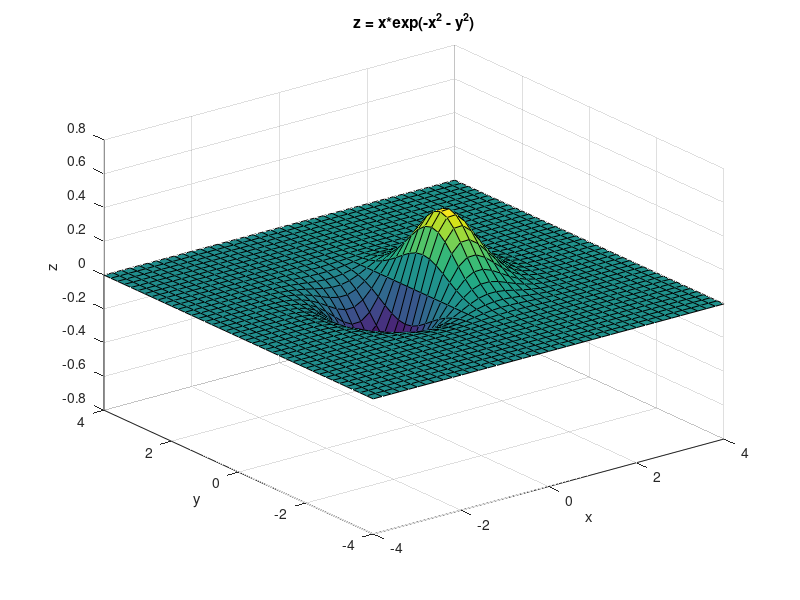
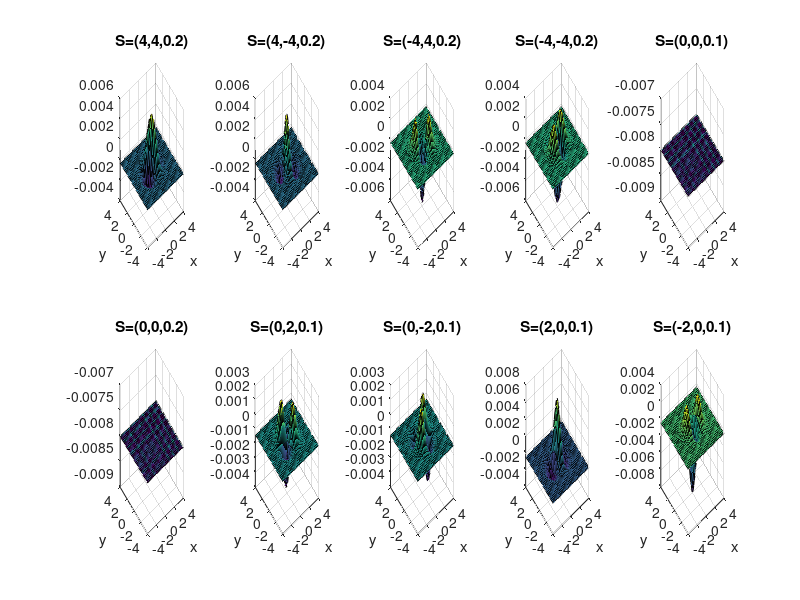
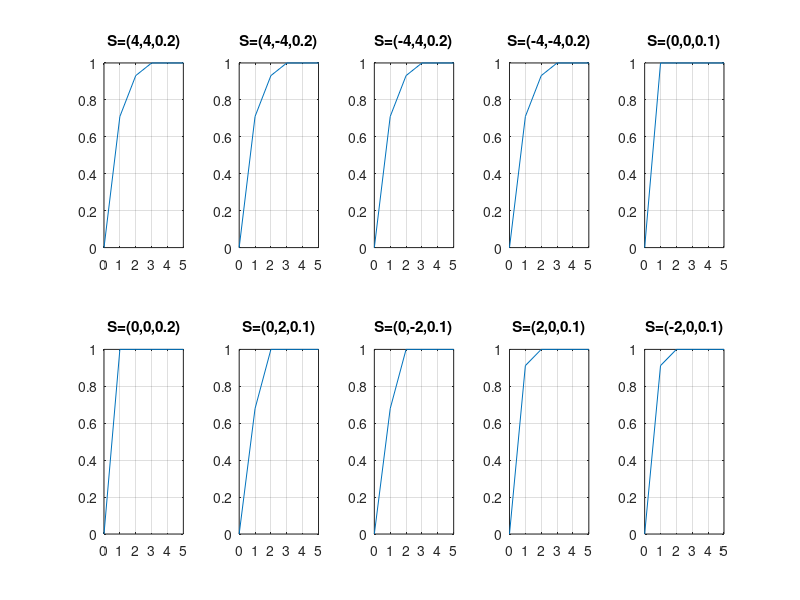

Recreate these plots in MATLAB, in order. (Note: this script raises an error after producing the figures.)
% HW1 - Aram Gasparian, 310410865 | Hana Matatov, 203608302
clc, close all;
%% Q2 (there is no Q1 in the PDF)
% section a
axes = -4:0.2:4;
[X,Y] = meshgrid(axes,axes);
Z = X.*exp(-X.^2 - Y.^2);
coordinate = [X(:) Y(:) Z(:)];
figure(1);
surf(X, Y, Z);
title('z = x*exp(-x^2 - y^2)');
xlabel('x');
ylabel('y');
zlabel('z');

% section b
% define 10 coordinates of point of light
S_mat = [4 4 0.2;
    4 -4 0.2;
    -4 4 0.2;
    -4 -4 0.2;
    0 0 0.1;
    0 0 0.2;
    0 2 0.1;
    0 -2 0.1;
    2 0 0.1;
    -2 0 0.1;];

figure(2)
ro = 0.1;
% calculate norms of surface
[Nx, Ny, Nz] = surfnorm(X, Y, Z);
nT = [Nx(:) Ny(:) Nz(:)];

for i = 1:size(S_mat,1)
    S_vec = S_mat(i,:);
    s = (repmat(-S_vec, size(coordinate,1), 1));
    % normalize vector s
    s = s./repmat(sqrt(sum(s.^2,2)), 1,3);
    % calculate irradiance
    Ics = ro*sum(nT.*s, 2);
    I = reshape(Ics, length(axes), []);
    % plot results
    subplot(2,5,i)
    surf(X,Y,I)
    title(['S=(' num2str(S_vec(1)) ',' num2str(S_vec(2)) ',' num2str(S_vec(3)) ')']);
    xlabel('x');
    ylabel('y');
    [U,S,V] = svd(I);
    SVD(i).I = I;
    SVD(i).U = U;
    SVD(i).S = S;
    SVD(i).V = V;
end

% section c
figure(3)
for i = 1:size(S_mat,1)
    subplot(2,5,i)
    eigNum = size(SVD(i).S,2);
    eigValSquare = SVD(i).S(SVD(i).S>0)'.^2;
    rk = [0 cumsum(eigValSquare)/sum(eigValSquare)];
    plot(0:eigNum, rk);
    xlim([0 5]);
    grid on;
    S_vec = S_mat(i,:);
    title(['S=(' num2str(S_vec(1)) ',' num2str(S_vec(2)) ',' num2str(S_vec(3)) ')']);
end

%% Q3 & Q4 are not matlab related

%% Q5
close all; 
% section a
%   calculate image points pts3d & pts2d
inl1;
%   remove NaN
noNaNPoints = ~isnan(pts2d(1,:));
pts2d = pts2d(:,noNaNPoints);
pts3d = pts3d(:,noNaNPoints);
%   build A mat (A*Pcs=0)
A = zeros(length(noNaNPoints));
for j = 1:sum(noNaNPoints)
    X = pts3d(:,j);
    u = pts2d(1,j);
    v = pts2d(2,j);    
    A(2*j-1,:) = [X' zeros(1,4) -X'*u];
    A(2*j,:)   = [zeros(1,4) X' -X'*v];
end

[U,D,V] = svd(A);
P = reshape(V(:,size(D,2)), [4 3])';
Pnorm = P/norm(P); % constraint for optimization problem
% section b
pts2dEst = Pnorm*pts3d;
pts2dEst = pts2dEst./repmat(pts2dEst(3,:), 3, 1); % normalize w curl
figure(1);
plot(pts2dEst(1,:),pts2dEst(2,:),'ro'); % plot projected poiints using matrix P
for i = 1:size(pts2d,2)
    error(i) = norm(pts2d(:,i) - pts2dEst(:,i));
end
E = sum(error)/length(error); % error units are pixels

% section c
[K, R] = rq(Pnorm(1:3,1:3));
scaling = K(3,3);
K = K/scaling; % K(3,3) = 1
R = scaling*R;

% section f
t = K\P(1:3,4);
c = -inv(R)*t;

% section g
figure(2);
plot3(c(1),c(2),c(3),'rx'); % plot camera location in 3D


%% Q6
trainingPath = 'leaf-data\training\';
testPath = 'leaf-data\test\leaf6.png';
testImg = imread(testPath);
testImgGray = rgb2gray(testImg);
sizeVec = size(testImgGray);
for i=1:5
    trainingSet{i} = imread([trainingPath 'leaf' num2str(i) '.png']);
    trainingSetGray{i} = rgb2gray(trainingSet{i});
    sizeVec(i+1,:) = size(trainingSetGray{i});
end
resize = [max(sizeVec(:,1)), max(sizeVec(:,2)) ];
Threshold = 200/255;
% imshow(testImgGray);
testBinary = im2bw(testImgGray, Threshold);
testBinary = ~testBinary;
[testSize(1), testSize(2)] = size(testBinary);
testBinary = [zeros(testSize(1),floor((resize(2)-testSize(2))/2)) ,testBinary , zeros(testSize(1),ceil((resize(2)-testSize(2))/2))];
[testSize(1), testSize(2)] = size(testBinary);
testBinary = [zeros(floor((resize(1)-testSize(1))/2),testSize(2)); testBinary; zeros(ceil((resize(1)-testSize(1))/2),testSize(2))];
%imshow(I2);

testBinaryMorph = imclose(testBinary, strel('disk', 30));
scale = sum(sum(testBinaryMorph));
% figure(2)
% imshow(testBinaryMorph);
% figure(3)
% diff = testBinaryMorph-testBinary;
% imshow(diff);
for i=1:5
    trainingSetBinary{i} = ~im2bw(trainingSetGray{i}, Threshold);
    [rowSize, colSize] = size(trainingSetBinary{i});
    trainingSetBinary{i} = [zeros(rowSize,floor((resize(2)-colSize)/2)) ,trainingSetBinary{i} , zeros(rowSize,ceil((resize(2)-colSize)/2))];
    [rowSize, colSize] = size(trainingSetBinary{i});
    trainingSetBinary{i} = [zeros(floor((resize(1)-rowSize)/2),colSize); trainingSetBinary{i}; zeros(ceil((resize(1)-rowSize)/2),colSize)];

    diff = testBinaryMorph - trainingSetBinary{i};
    figure(i*10);
    imshow(diff);
    blank = (diff == 0); % need to change
    score1 = sum(sum(blank.*testBinaryMorph));
    score0 = sum(sum(diff == 1)); 
    scoreMinus = sum(sum(diff == -1)); % need to change 
    score(i) = (score1-scoreMinus-score0)/scale;
    if score(i) < 0
        score(i) = 0;
    end
end
score
[val,idxMatching] = max(score);
fprintf("The matching test leaf is: leaf%d \nWith score of %f\n", idxMatching, val);

